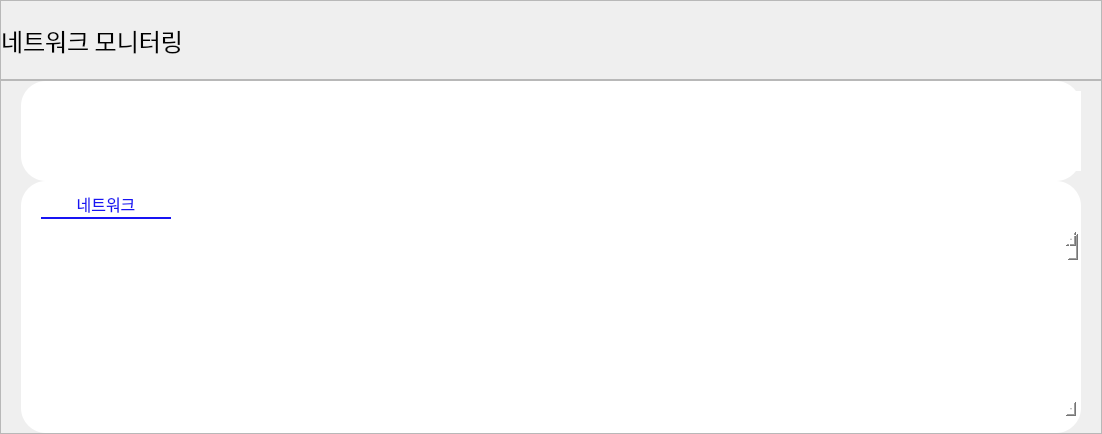
     <widget class="QWidget" name="page_network_monitoring">
      <property name="styleSheet">
       <string notr="true"/>
      </property>
      <layout class="QVBoxLayout" name="verticalLayout_3">
       <property name="spacing">
        <number>0</number>
       </property>
       <property name="leftMargin">
        <number>0</number>
       </property>
       <property name="topMargin">
        <number>0</number>
       </property>
       <property name="rightMargin">
        <number>0</number>
       </property>
       <property name="bottomMargin">
        <number>0</number>
       </property>
       <item>
        <widget class="QFrame" name="network_title_frame">
         <property name="maximumSize">
          <size>
           <width>16777215</width>
           <height>80</height>
          </size>
         </property>
         <property name="styleSheet">
          <string notr="true">font: 81 18pt &quot;SUIT ExtraBold&quot;;</string>
         </property>
         <property name="frameShape">
          <enum>QFrame::StyledPanel</enum>
         </property>
         <property name="frameShadow">
          <enum>QFrame::Raised</enum>
         </property>
         <layout class="QHBoxLayout" name="horizontalLayout_4">
          <property name="spacing">
           <number>0</number>
          </property>
          <property name="leftMargin">
           <number>0</number>
          </property>
          <property name="topMargin">
           <number>0</number>
          </property>
          <property name="rightMargin">
           <number>0</number>
          </property>
          <property name="bottomMargin">
           <number>0</number>
          </property>
          <item>
           <widget class="QLabel" name="page_title_3">
            <property name="minimumSize">
             <size>
              <width>0</width>
              <height>78</height>
             </size>
            </property>
            <property name="maximumSize">
             <size>
              <width>16777215</width>
              <height>78</height>
             </size>
            </property>
            <property name="font">
             <font>
              <family>SUIT ExtraBold</family>
              <pointsize>18</pointsize>
              <weight>10</weight>
              <italic>false</italic>
              <bold>false</bold>
             </font>
            </property>
            <property name="text">
             <string>네트워크 모니터링</string>
            </property>
            <property name="margin">
             <number>15</number>
            </property>
           </widget>
          </item>
         </layout>
        </widget>
       </item>
       <item>
        <widget class="QFrame" name="network_monitoring_frame">
         <property name="styleSheet">
          <string notr="true">#network_process_info_frame, #prevHistory_network_info_frame {
	background-color: white;
	border-radius: 25px;
	padding-left: 10px;
}

* {
	font-size: 16px;
}</string>
         </property>
         <property name="frameShape">
          <enum>QFrame::StyledPanel</enum>
         </property>
         <property name="frameShadow">
          <enum>QFrame::Raised</enum>
         </property>
         <layout class="QVBoxLayout" name="verticalLayout_7">
          <property name="spacing">
           <number>0</number>
          </property>
          <property name="leftMargin">
           <number>20</number>
          </property>
          <property name="topMargin">
           <number>0</number>
          </property>
          <property name="rightMargin">
           <number>20</number>
          </property>
          <property name="bottomMargin">
           <number>0</number>
          </property>
          <item alignment="Qt::AlignHCenter">
           <widget class="QFrame" name="prevHistory_network_info_frame">
            <property name="sizePolicy">
             <sizepolicy hsizetype="Preferred" vsizetype="Maximum">
              <horstretch>0</horstretch>
              <verstretch>0</verstretch>
             </sizepolicy>
            </property>
            <property name="minimumSize">
             <size>
              <width>1060</width>
              <height>100</height>
             </size>
            </property>
            <property name="maximumSize">
             <size>
              <width>1020</width>
              <height>100</height>
             </size>
            </property>
            <property name="styleSheet">
             <string notr="true">font-size: 14px;</string>
            </property>
            <property name="frameShape">
             <enum>QFrame::StyledPanel</enum>
            </property>
            <property name="frameShadow">
             <enum>QFrame::Raised</enum>
            </property>
            <layout class="QVBoxLayout" name="verticalLayout_8">
             <property name="spacing">
              <number>0</number>
             </property>
             <property name="leftMargin">
              <number>0</number>
             </property>
             <property name="topMargin">
              <number>0</number>
             </property>
             <property name="rightMargin">
              <number>0</number>
             </property>
             <property name="bottomMargin">
              <number>0</number>
             </property>
             <item>
              <widget class="QTableWidget" name="prevHistory_network_table">
               <property name="sizePolicy">
                <sizepolicy hsizetype="Expanding" vsizetype="Maximum">
                 <horstretch>0</horstretch>
                 <verstretch>0</verstretch>
                </sizepolicy>
               </property>
               <property name="minimumSize">
                <size>
                 <width>1060</width>
                 <height>80</height>
                </size>
               </property>
               <property name="maximumSize">
                <size>
                 <width>900</width>
                 <height>80</height>
                </size>
               </property>
               <property name="styleSheet">
                <string notr="true">border: none;</string>
               </property>
               <property name="horizontalScrollBarPolicy">
                <enum>Qt::ScrollBarAlwaysOff</enum>
               </property>
               <property name="autoScroll">
                <bool>true</bool>
               </property>
               <property name="autoScrollMargin">
                <number>15</number>
               </property>
               <property name="editTriggers">
                <set>QAbstractItemView::NoEditTriggers</set>
               </property>
               <property name="tabKeyNavigation">
                <bool>false</bool>
               </property>
               <property name="showDropIndicator" stdset="0">
                <bool>false</bool>
               </property>
               <property name="dragDropOverwriteMode">
                <bool>false</bool>
               </property>
               <property name="selectionMode">
                <enum>QAbstractItemView::NoSelection</enum>
               </property>
               <property name="selectionBehavior">
                <enum>QAbstractItemView::SelectRows</enum>
               </property>
               <property name="showGrid">
                <bool>false</bool>
               </property>
               <property name="gridStyle">
                <enum>Qt::NoPen</enum>
               </property>
               <property name="wordWrap">
                <bool>true</bool>
               </property>
               <property name="cornerButtonEnabled">
                <bool>true</bool>
               </property>
               <property name="rowCount">
                <number>1</number>
               </property>
               <attribute name="horizontalHeaderVisible">
                <bool>false</bool>
               </attribute>
               <attribute name="horizontalHeaderCascadingSectionResizes">
                <bool>false</bool>
               </attribute>
               <attribute name="horizontalHeaderDefaultSectionSize">
                <number>172</number>
               </attribute>
               <attribute name="horizontalHeaderHighlightSections">
                <bool>true</bool>
               </attribute>
               <attribute name="verticalHeaderVisible">
                <bool>false</bool>
               </attribute>
               <attribute name="verticalHeaderDefaultSectionSize">
                <number>50</number>
               </attribute>
               <attribute name="verticalHeaderHighlightSections">
                <bool>false</bool>
               </attribute>
               <attribute name="verticalHeaderMinimumSectionSize">
                <number>30</number>
               </attribute>
               <attribute name="verticalHeaderShowSortIndicator" stdset="0">
                <bool>false</bool>
               </attribute>
               <attribute name="verticalHeaderStretchLastSection">
                <bool>false</bool>
               </attribute>
               <row/>
               <column>
                <property name="text">
                 <string>프로세스</string>
                </property>
               </column>
               <column>
                <property name="text">
                 <string>CPU</string>
                </property>
               </column>
               <column>
                <property name="text">
                 <string>메모리</string>
                </property>
               </column>
               <column>
                <property name="text">
                 <string>디스크 I/O</string>
                </property>
               </column>
               <column>
                <property name="text">
                 <string>네트워크</string>
                </property>
               </column>
               <column>
                <property name="text">
                 <string>사용자 이름</string>
                </property>
               </column>
               <item row="0" column="0">
                <property name="text">
                 <string/>
                </property>
               </item>
               <item row="0" column="1">
                <property name="text">
                 <string/>
                </property>
               </item>
               <item row="0" column="2">
                <property name="text">
                 <string/>
                </property>
               </item>
               <item row="0" column="3">
                <property name="text">
                 <string/>
                </property>
               </item>
               <item row="0" column="4">
                <property name="text">
                 <string/>
                </property>
               </item>
               <item row="0" column="5">
                <property name="text">
                 <string/>
                </property>
               </item>
              </widget>
             </item>
            </layout>
           </widget>
          </item>
          <item alignment="Qt::AlignHCenter">
           <widget class="QFrame" name="network_process_info_frame">
            <property name="sizePolicy">
             <sizepolicy hsizetype="Maximum" vsizetype="Preferred">
              <horstretch>0</horstretch>
              <verstretch>0</verstretch>
             </sizepolicy>
            </property>
            <property name="minimumSize">
             <size>
              <width>1060</width>
              <height>0</height>
             </size>
            </property>
            <property name="maximumSize">
             <size>
              <width>1020</width>
              <height>350</height>
             </size>
            </property>
            <property name="styleSheet">
             <string notr="true"/>
            </property>
            <property name="frameShape">
             <enum>QFrame::StyledPanel</enum>
            </property>
            <property name="frameShadow">
             <enum>QFrame::Raised</enum>
            </property>
            <layout class="QHBoxLayout" name="horizontalLayout_22">
             <property name="spacing">
              <number>0</number>
             </property>
             <property name="leftMargin">
              <number>10</number>
             </property>
             <property name="rightMargin">
              <number>0</number>
             </property>
             <property name="bottomMargin">
              <number>0</number>
             </property>
             <item>
              <widget class="QTabWidget" name="network_tab">
               <property name="maximumSize">
                <size>
                 <width>16777215</width>
                 <height>1266666</height>
                </size>
               </property>
               <property name="styleSheet">
                <string notr="true">* {
	margin: 2px;
	background: transparent;


}
QTabWidget::pane {
	border: none;
}

QTabBar::tab {
    background: transparent;
    padding: 4px;
    min-width: 122px;
	font: 12pt &quot;SUIT Medium&quot;;
	color: #718EBF;
}

QTabBar::tab:selected {
	color: #1814F3;
	border-bottom: 2px solid #1814F3;
}

QTabBar::tab:hover {
    color: rgba(24, 20, 243, 200)
}

QLabel#title, QLabel#title_2, QLabel#title_3, QLabel#title_4, QLabel#title_5 {
	color: #333B69;
	font-size: 17px;
}

QLabel#content, QLabel#content_2, QLabel#content_3, QLabel#content_4, QLabel#content_5 {
	font-size: 16px;
}</string>
               </property>
               <property name="currentIndex">
                <number>0</number>
               </property>
               <widget class="QWidget" name="tab_network_log">
                <property name="sizePolicy">
                 <sizepolicy hsizetype="Preferred" vsizetype="Preferred">
                  <horstretch>0</horstretch>
                  <verstretch>4</verstretch>
                 </sizepolicy>
                </property>
                <property name="maximumSize">
                 <size>
                  <width>16777215</width>
                  <height>16777215</height>
                 </size>
                </property>
                <property name="baseSize">
                 <size>
                  <width>0</width>
                  <height>4</height>
                 </size>
                </property>
                <property name="styleSheet">
                 <string notr="true">

QHeaderView::section {
	background-color: transparent;
	color: #718EBF;
	padding: 5px;
}</string>
                </property>
                <attribute name="title">
                 <string>네트워크</string>
                </attribute>
                <layout class="QVBoxLayout" name="verticalLayout_9">
                 <item>
                  <widget class="QTableWidget" name="prevHistory_network_info_table">
                   <property name="sizePolicy">
                    <sizepolicy hsizetype="Expanding" vsizetype="Expanding">
                     <horstretch>0</horstretch>
                     <verstretch>0</verstretch>
                    </sizepolicy>
                   </property>
                   <property name="minimumSize">
                    <size>
                     <width>1030</width>
                     <height>80</height>
                    </size>
                   </property>
                   <property name="maximumSize">
                    <size>
                     <width>1040</width>
                     <height>16666666</height>
                    </size>
                   </property>
                   <property name="styleSheet">
                    <string notr="true">border: none;</string>
                   </property>
                   <property name="horizontalScrollBarPolicy">
                    <enum>Qt::ScrollBarAlwaysOff</enum>
                   </property>
                   <property name="autoScroll">
                    <bool>true</bool>
                   </property>
                   <property name="autoScrollMargin">
                    <number>15</number>
                   </property>
                   <property name="editTriggers">
                    <set>QAbstractItemView::NoEditTriggers</set>
                   </property>
                   <property name="tabKeyNavigation">
                    <bool>false</bool>
                   </property>
                   <property name="showDropIndicator" stdset="0">
                    <bool>false</bool>
                   </property>
                   <property name="dragDropOverwriteMode">
                    <bool>false</bool>
                   </property>
                   <property name="selectionMode">
                    <enum>QAbstractItemView::SingleSelection</enum>
                   </property>
                   <property name="selectionBehavior">
                    <enum>QAbstractItemView::SelectRows</enum>
                   </property>
                   <property name="showGrid">
                    <bool>false</bool>
                   </property>
                   <property name="gridStyle">
                    <enum>Qt::NoPen</enum>
                   </property>
                   <property name="wordWrap">
                    <bool>true</bool>
                   </property>
                   <property name="cornerButtonEnabled">
                    <bool>true</bool>
                   </property>
                   <property name="rowCount">
                    <number>22</number>
                   </property>
                   <attribute name="horizontalHeaderVisible">
                    <bool>false</bool>
                   </attribute>
                   <attribute name="horizontalHeaderCascadingSectionResizes">
                    <bool>false</bool>
                   </attribute>
                   <attribute name="horizontalHeaderDefaultSectionSize">
                    <number>166</number>
                   </attribute>
                   <attribute name="horizontalHeaderHighlightSections">
                    <bool>true</bool>
                   </attribute>
                   <attribute name="verticalHeaderVisible">
                    <bool>false</bool>
                   </attribute>
                   <attribute name="verticalHeaderDefaultSectionSize">
                    <number>50</number>
                   </attribute>
                   <attribute name="verticalHeaderHighlightSections">
                    <bool>false</bool>
                   </attribute>
                   <attribute name="verticalHeaderMinimumSectionSize">
                    <number>30</number>
                   </attribute>
                   <attribute name="verticalHeaderShowSortIndicator" stdset="0">
                    <bool>false</bool>
                   </attribute>
                   <attribute name="verticalHeaderStretchLastSection">
                    <bool>false</bool>
                   </attribute>
                   <row/>
                   <row/>
                   <row/>
                   <row/>
                   <row/>
                   <row/>
                   <row/>
                   <row/>
                   <row/>
                   <row/>
                   <row/>
                   <row/>
                   <row/>
                   <row/>
                   <row/>
                   <row/>
                   <row/>
                   <row/>
                   <row/>
                   <row/>
                   <row/>
                   <row/>
                   <column>
                    <property name="text">
                     <string>시간</string>
                    </property>
                   </column>
                   <column>
                    <property name="text">
                     <string>출발지</string>
                    </property>
                   </column>
                   <column>
                    <property name="text">
                     <string>도착지</string>
                    </property>
                   </column>
                   <column>
                    <property name="text">
                     <string>프로토콜</string>
                    </property>
                   </column>
                   <column>
                    <property name="text">
                     <string>상태</string>
                    </property>
                   </column>
                   <column>
                    <property name="text">
                     <string>패킷크기</string>
                    </property>
                   </column>
                   <item row="0" column="0">
                    <property name="text">
                     <string/>
                    </property>
                   </item>
                   <item row="0" column="1">
                    <property name="text">
                     <string/>
                    </property>
                   </item>
                   <item row="0" column="2">
                    <property name="text">
                     <string/>
                    </property>
                   </item>
                   <item row="0" column="3">
                    <property name="text">
                     <string/>
                    </property>
                   </item>
                   <item row="0" column="4">
                    <property name="text">
                     <string/>
                    </property>
                   </item>
                   <item row="0" column="5">
                    <property name="text">
                     <string/>
                    </property>
                   </item>
                   <item row="1" column="0">
                    <property name="text">
                     <string/>
                    </property>
                   </item>
                   <item row="1" column="1">
                    <property name="text">
                     <string/>
                    </property>
                   </item>
                   <item row="1" column="2">
                    <property name="text">
                     <string/>
                    </property>
                   </item>
                   <item row="1" column="3">
                    <property name="text">
                     <string/>
                    </property>
                   </item>
                   <item row="1" column="4">
                    <property name="text">
                     <string/>
                    </property>
                   </item>
                  </widget>
                 </item>
                </layout>
               </widget>
              </widget>
             </item>
            </layout>
           </widget>
          </item>
         </layout>
        </widget>
       </item>
      </layout>
     </widget>
